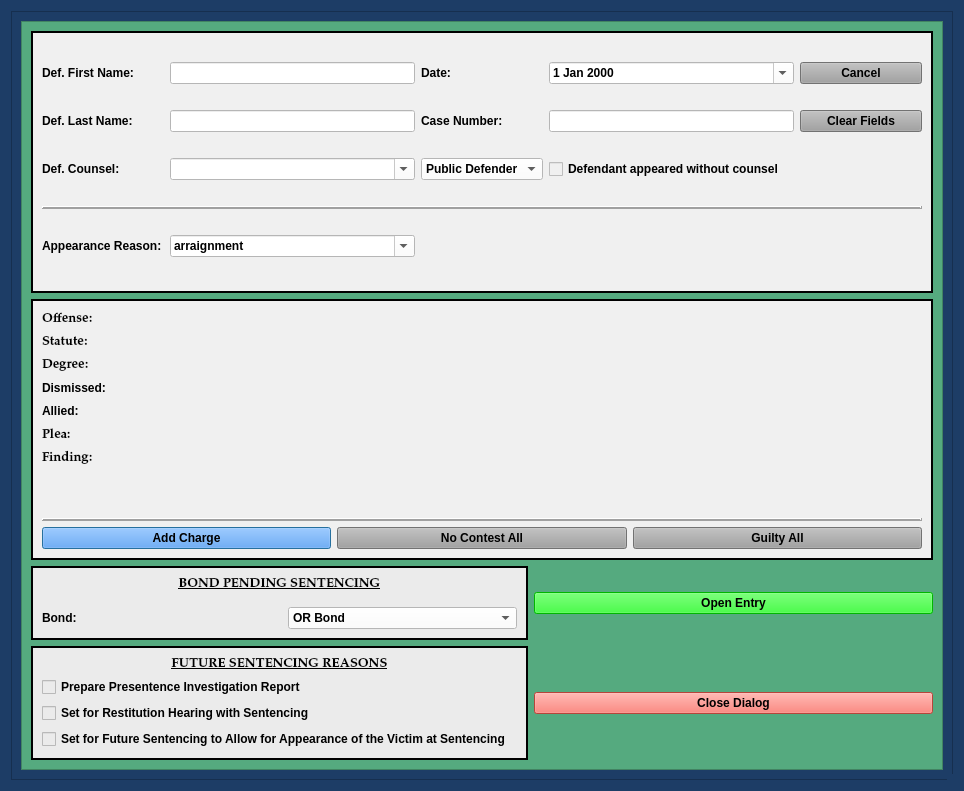
<?xml version="1.0" encoding="UTF-8"?>
<ui version="4.0">
 <class>PleaOnlyDialog</class>
 <widget class="QDialog" name="PleaOnlyDialog">
  <property name="windowModality">
   <enum>Qt::NonModal</enum>
  </property>
  <property name="geometry">
   <rect>
    <x>0</x>
    <y>0</y>
    <width>964</width>
    <height>791</height>
   </rect>
  </property>
  <property name="sizePolicy">
   <sizepolicy hsizetype="Preferred" vsizetype="Preferred">
    <horstretch>0</horstretch>
    <verstretch>0</verstretch>
   </sizepolicy>
  </property>
  <property name="minimumSize">
   <size>
    <width>0</width>
    <height>0</height>
   </size>
  </property>
  <property name="maximumSize">
   <size>
    <width>2500</width>
    <height>3500</height>
   </size>
  </property>
  <property name="palette">
   <palette>
    <active>
     <colorrole role="Button">
      <brush brushstyle="SolidPattern">
       <color alpha="255">
        <red>29</red>
        <green>61</green>
        <blue>102</blue>
       </color>
      </brush>
     </colorrole>
     <colorrole role="Base">
      <brush brushstyle="SolidPattern">
       <color alpha="255">
        <red>29</red>
        <green>61</green>
        <blue>102</blue>
       </color>
      </brush>
     </colorrole>
     <colorrole role="Window">
      <brush brushstyle="SolidPattern">
       <color alpha="255">
        <red>29</red>
        <green>61</green>
        <blue>102</blue>
       </color>
      </brush>
     </colorrole>
    </active>
    <inactive>
     <colorrole role="Button">
      <brush brushstyle="SolidPattern">
       <color alpha="255">
        <red>29</red>
        <green>61</green>
        <blue>102</blue>
       </color>
      </brush>
     </colorrole>
     <colorrole role="Base">
      <brush brushstyle="SolidPattern">
       <color alpha="255">
        <red>29</red>
        <green>61</green>
        <blue>102</blue>
       </color>
      </brush>
     </colorrole>
     <colorrole role="Window">
      <brush brushstyle="SolidPattern">
       <color alpha="255">
        <red>29</red>
        <green>61</green>
        <blue>102</blue>
       </color>
      </brush>
     </colorrole>
    </inactive>
    <disabled>
     <colorrole role="Button">
      <brush brushstyle="SolidPattern">
       <color alpha="255">
        <red>29</red>
        <green>61</green>
        <blue>102</blue>
       </color>
      </brush>
     </colorrole>
     <colorrole role="Base">
      <brush brushstyle="SolidPattern">
       <color alpha="255">
        <red>29</red>
        <green>61</green>
        <blue>102</blue>
       </color>
      </brush>
     </colorrole>
     <colorrole role="Window">
      <brush brushstyle="SolidPattern">
       <color alpha="255">
        <red>29</red>
        <green>61</green>
        <blue>102</blue>
       </color>
      </brush>
     </colorrole>
    </disabled>
   </palette>
  </property>
  <property name="font">
   <font>
    <family>Palatino Linotype</family>
    <pointsize>10</pointsize>
    <weight>75</weight>
    <italic>false</italic>
    <bold>true</bold>
   </font>
  </property>
  <property name="windowTitle">
   <string>Plea Future Sentencing Case Information</string>
  </property>
  <property name="toolTip">
   <string/>
  </property>
  <property name="styleSheet">
   <string notr="true">background-color: rgb(29, 61, 102);
font: 75 10pt &quot;Palatino Linotype&quot;;
font-weight: bold;</string>
  </property>
  <property name="sizeGripEnabled">
   <bool>true</bool>
  </property>
  <property name="modal">
   <bool>true</bool>
  </property>
  <layout class="QGridLayout" name="gridLayout_2">
   <item row="0" column="0">
    <widget class="QFrame" name="frame_4">
     <property name="styleSheet">
      <string notr="true">background-color: rgb(29, 61, 102);</string>
     </property>
     <property name="frameShape">
      <enum>QFrame::StyledPanel</enum>
     </property>
     <property name="frameShadow">
      <enum>QFrame::Raised</enum>
     </property>
     <layout class="QGridLayout" name="gridLayout_4">
      <item row="0" column="0">
       <widget class="QScrollArea" name="scrollArea">
        <property name="focusPolicy">
         <enum>Qt::NoFocus</enum>
        </property>
        <property name="styleSheet">
         <string notr="true">background-color: rgb(85, 170, 127);</string>
        </property>
        <property name="widgetResizable">
         <bool>true</bool>
        </property>
        <widget class="QWidget" name="scrollAreaWidgetContents">
         <property name="geometry">
          <rect>
           <x>0</x>
           <y>0</y>
           <width>924</width>
           <height>751</height>
          </rect>
         </property>
         <layout class="QGridLayout" name="gridLayout_8">
          <item row="2" column="1">
           <widget class="QPushButton" name="create_entry_Button">
            <property name="styleSheet">
             <string notr="true">background-color: rgb(0, 255, 0);
font: 75 11pt &quot;Palatino Linotype&quot;;
font-weight: bold;</string>
            </property>
            <property name="text">
             <string>Open Entry</string>
            </property>
            <property name="autoDefault">
             <bool>false</bool>
            </property>
           </widget>
          </item>
          <item row="0" column="0" colspan="2">
           <widget class="QFrame" name="case_name_Frame">
            <property name="sizePolicy">
             <sizepolicy hsizetype="Preferred" vsizetype="Preferred">
              <horstretch>0</horstretch>
              <verstretch>0</verstretch>
             </sizepolicy>
            </property>
            <property name="styleSheet">
             <string notr="true">background-color: rgb(240, 240, 240);</string>
            </property>
            <property name="frameShape">
             <enum>QFrame::Box</enum>
            </property>
            <property name="frameShadow">
             <enum>QFrame::Plain</enum>
            </property>
            <property name="lineWidth">
             <number>2</number>
            </property>
            <layout class="QGridLayout" name="gridLayout" columnstretch="1,2,1,2,1">
             <item row="0" column="0">
              <widget class="QLabel" name="label">
               <property name="text">
                <string>Def. First Name:</string>
               </property>
              </widget>
             </item>
             <item row="0" column="3">
              <widget class="NoScrollDateEdit" name="plea_trial_date">
               <property name="focusPolicy">
                <enum>Qt::NoFocus</enum>
               </property>
               <property name="styleSheet">
                <string notr="true">color: rgb(0, 0, 0);
background-color: rgb(255, 255, 255);</string>
               </property>
               <property name="calendarPopup">
                <bool>true</bool>
               </property>
              </widget>
             </item>
             <item row="0" column="1">
              <widget class="QLineEdit" name="defendant_first_name_lineEdit">
               <property name="styleSheet">
                <string notr="true">background-color: rgb(255, 255, 255);</string>
               </property>
              </widget>
             </item>
             <item row="2" column="1">
              <widget class="DefenseCounselComboBox" name="defense_counsel_name_box">
               <property name="styleSheet">
                <string notr="true">background-color: rgb(255, 255, 255);</string>
               </property>
               <property name="editable">
                <bool>true</bool>
               </property>
              </widget>
             </item>
             <item row="2" column="2">
              <widget class="NoScrollComboBox" name="defense_counsel_type_box">
               <property name="styleSheet">
                <string notr="true">background-color: rgb(255, 255, 255);</string>
               </property>
               <item>
                <property name="text">
                 <string>Public Defender</string>
                </property>
               </item>
               <item>
                <property name="text">
                 <string>Private Counsel</string>
                </property>
               </item>
              </widget>
             </item>
             <item row="2" column="3">
              <widget class="QCheckBox" name="defense_counsel_waived_checkBox">
               <property name="text">
                <string>Defendant appeared without counsel</string>
               </property>
              </widget>
             </item>
             <item row="1" column="1">
              <widget class="QLineEdit" name="defendant_last_name_lineEdit">
               <property name="enabled">
                <bool>true</bool>
               </property>
               <property name="styleSheet">
                <string notr="true">background-color: rgb(255, 255, 255);</string>
               </property>
              </widget>
             </item>
             <item row="0" column="4">
              <widget class="QPushButton" name="cancel_Button">
               <property name="focusPolicy">
                <enum>Qt::NoFocus</enum>
               </property>
               <property name="styleSheet">
                <string notr="true">background-color: rgb(160, 160, 160);</string>
               </property>
               <property name="text">
                <string>Cancel</string>
               </property>
              </widget>
             </item>
             <item row="0" column="2">
              <widget class="QLabel" name="label_26">
               <property name="text">
                <string>Date:</string>
               </property>
              </widget>
             </item>
             <item row="1" column="2">
              <widget class="QLabel" name="label_3">
               <property name="text">
                <string>Case Number:</string>
               </property>
              </widget>
             </item>
             <item row="1" column="4">
              <widget class="QPushButton" name="clear_fields_case_Button">
               <property name="focusPolicy">
                <enum>Qt::NoFocus</enum>
               </property>
               <property name="styleSheet">
                <string notr="true">background-color: rgb(160, 160, 160);</string>
               </property>
               <property name="text">
                <string>Clear Fields</string>
               </property>
              </widget>
             </item>
             <item row="1" column="0">
              <widget class="QLabel" name="label_2">
               <property name="text">
                <string>Def. Last Name:</string>
               </property>
              </widget>
             </item>
             <item row="4" column="0">
              <widget class="QLabel" name="label_11">
               <property name="text">
                <string>Appearance Reason:</string>
               </property>
              </widget>
             </item>
             <item row="1" column="3">
              <widget class="QLineEdit" name="case_number_lineEdit">
               <property name="maximumSize">
                <size>
                 <width>500</width>
                 <height>16777215</height>
                </size>
               </property>
               <property name="styleSheet">
                <string notr="true">background-color: rgb(255, 255, 255);</string>
               </property>
              </widget>
             </item>
             <item row="2" column="0">
              <widget class="QLabel" name="label_24">
               <property name="text">
                <string>Def. Counsel:</string>
               </property>
              </widget>
             </item>
             <item row="4" column="1">
              <widget class="NoScrollComboBox" name="appearance_reason_box">
               <property name="styleSheet">
                <string notr="true">background-color: rgb(255, 255, 255);</string>
               </property>
               <property name="editable">
                <bool>true</bool>
               </property>
               <item>
                <property name="text">
                 <string>arraignment</string>
                </property>
               </item>
               <item>
                <property name="text">
                 <string>a change of plea</string>
                </property>
               </item>
               <item>
                <property name="text">
                 <string>motion hearing</string>
                </property>
               </item>
               <item>
                <property name="text">
                 <string>warrant for failure to appear</string>
                </property>
               </item>
              </widget>
             </item>
             <item row="3" column="0" colspan="5">
              <widget class="Line" name="line_2">
               <property name="frameShadow">
                <enum>QFrame::Raised</enum>
               </property>
               <property name="lineWidth">
                <number>2</number>
               </property>
               <property name="orientation">
                <enum>Qt::Horizontal</enum>
               </property>
              </widget>
             </item>
            </layout>
           </widget>
          </item>
          <item row="2" column="0">
           <widget class="QFrame" name="frame_2">
            <property name="styleSheet">
             <string notr="true">background-color: rgb(235, 235, 235);</string>
            </property>
            <property name="frameShape">
             <enum>QFrame::Box</enum>
            </property>
            <property name="frameShadow">
             <enum>QFrame::Plain</enum>
            </property>
            <property name="lineWidth">
             <number>2</number>
            </property>
            <layout class="QGridLayout" name="gridLayout_7" rowstretch="0,0">
             <property name="spacing">
              <number>16</number>
             </property>
             <item row="1" column="1">
              <widget class="NoScrollComboBox" name="plea_only_bond_type_box">
               <property name="styleSheet">
                <string notr="true">background-color: rgb(255, 255, 255);</string>
               </property>
               <item>
                <property name="text">
                 <string>OR Bond</string>
                </property>
               </item>
               <item>
                <property name="text">
                 <string>Continue Existing Bond</string>
                </property>
               </item>
              </widget>
             </item>
             <item row="1" column="0">
              <widget class="QLabel" name="label_7">
               <property name="text">
                <string>Bond:</string>
               </property>
              </widget>
             </item>
             <item row="0" column="0" colspan="2">
              <widget class="QLabel" name="label_4">
               <property name="maximumSize">
                <size>
                 <width>16777215</width>
                 <height>250</height>
                </size>
               </property>
               <property name="font">
                <font>
                 <family>Palatino Linotype</family>
                 <pointsize>10</pointsize>
                 <weight>75</weight>
                 <italic>false</italic>
                 <bold>true</bold>
                 <underline>true</underline>
                </font>
               </property>
               <property name="text">
                <string>BOND PENDING SENTENCING</string>
               </property>
               <property name="alignment">
                <set>Qt::AlignCenter</set>
               </property>
              </widget>
             </item>
            </layout>
           </widget>
          </item>
          <item row="1" column="0" colspan="2">
           <widget class="QFrame" name="frame">
            <property name="sizePolicy">
             <sizepolicy hsizetype="Preferred" vsizetype="Preferred">
              <horstretch>0</horstretch>
              <verstretch>0</verstretch>
             </sizepolicy>
            </property>
            <property name="styleSheet">
             <string notr="true">background-color: rgb(240, 240, 240);</string>
            </property>
            <property name="frameShape">
             <enum>QFrame::Box</enum>
            </property>
            <property name="frameShadow">
             <enum>QFrame::Plain</enum>
            </property>
            <property name="lineWidth">
             <number>2</number>
            </property>
            <layout class="QVBoxLayout" name="verticalLayout_2">
             <item>
              <layout class="QGridLayout" name="gridLayout_3">
               <item row="2" column="1">
                <widget class="QPushButton" name="no_contest_all_Button">
                 <property name="sizePolicy">
                  <sizepolicy hsizetype="Preferred" vsizetype="Fixed">
                   <horstretch>0</horstretch>
                   <verstretch>0</verstretch>
                  </sizepolicy>
                 </property>
                 <property name="focusPolicy">
                  <enum>Qt::NoFocus</enum>
                 </property>
                 <property name="styleSheet">
                  <string notr="true">background-color: rgb(160, 160, 160);</string>
                 </property>
                 <property name="text">
                  <string>No Contest All</string>
                 </property>
                </widget>
               </item>
               <item row="0" column="0" colspan="3">
                <layout class="QGridLayout" name="charges_gridLayout">
                 <item row="0" column="0">
                  <widget class="QLabel" name="offense_label">
                   <property name="font">
                    <font>
                     <family>Palatino Linotype</family>
                     <pointsize>10</pointsize>
                     <weight>75</weight>
                     <italic>false</italic>
                     <bold>true</bold>
                    </font>
                   </property>
                   <property name="text">
                    <string>Offense:</string>
                   </property>
                   <property name="wordWrap">
                    <bool>true</bool>
                   </property>
                  </widget>
                 </item>
                 <item row="8" column="0">
                  <widget class="QLabel" name="label_6">
                   <property name="text">
                    <string/>
                   </property>
                  </widget>
                 </item>
                 <item row="7" column="0">
                  <widget class="QLabel" name="amend_row_label">
                   <property name="text">
                    <string/>
                   </property>
                  </widget>
                 </item>
                 <item row="3" column="0">
                  <widget class="QLabel" name="dismissed_label">
                   <property name="text">
                    <string>Dismissed:</string>
                   </property>
                  </widget>
                 </item>
                 <item row="2" column="0">
                  <widget class="QLabel" name="degree_label">
                   <property name="font">
                    <font>
                     <family>Palatino Linotype</family>
                     <pointsize>10</pointsize>
                     <weight>75</weight>
                     <italic>false</italic>
                     <bold>true</bold>
                    </font>
                   </property>
                   <property name="text">
                    <string>Degree:</string>
                   </property>
                  </widget>
                 </item>
                 <item row="6" column="0">
                  <widget class="QLabel" name="finding_label">
                   <property name="font">
                    <font>
                     <family>Palatino Linotype</family>
                     <pointsize>10</pointsize>
                     <weight>75</weight>
                     <italic>false</italic>
                     <bold>true</bold>
                    </font>
                   </property>
                   <property name="text">
                    <string>Finding:</string>
                   </property>
                  </widget>
                 </item>
                 <item row="1" column="0">
                  <widget class="QLabel" name="statute_label">
                   <property name="font">
                    <font>
                     <family>Palatino Linotype</family>
                     <pointsize>10</pointsize>
                     <weight>75</weight>
                     <italic>false</italic>
                     <bold>true</bold>
                    </font>
                   </property>
                   <property name="text">
                    <string>Statute:</string>
                   </property>
                  </widget>
                 </item>
                 <item row="5" column="0">
                  <widget class="QLabel" name="plea_label">
                   <property name="font">
                    <font>
                     <family>Palatino Linotype</family>
                     <pointsize>10</pointsize>
                     <weight>75</weight>
                     <italic>false</italic>
                     <bold>true</bold>
                    </font>
                   </property>
                   <property name="text">
                    <string>Plea:</string>
                   </property>
                  </widget>
                 </item>
                 <item row="4" column="0">
                  <widget class="QLabel" name="allied_label">
                   <property name="text">
                    <string>Allied:</string>
                   </property>
                  </widget>
                 </item>
                </layout>
               </item>
               <item row="2" column="2">
                <widget class="QPushButton" name="guilty_all_Button">
                 <property name="sizePolicy">
                  <sizepolicy hsizetype="Preferred" vsizetype="Fixed">
                   <horstretch>0</horstretch>
                   <verstretch>0</verstretch>
                  </sizepolicy>
                 </property>
                 <property name="focusPolicy">
                  <enum>Qt::NoFocus</enum>
                 </property>
                 <property name="styleSheet">
                  <string notr="true">background-color: rgb(160, 160, 160);</string>
                 </property>
                 <property name="text">
                  <string>Guilty All</string>
                 </property>
                </widget>
               </item>
               <item row="2" column="0">
                <widget class="QPushButton" name="add_charge_Button">
                 <property name="styleSheet">
                  <string notr="true">background-color: rgb(62, 146, 255)</string>
                 </property>
                 <property name="text">
                  <string>Add Charge</string>
                 </property>
                </widget>
               </item>
               <item row="1" column="0" colspan="3">
                <widget class="Line" name="line">
                 <property name="frameShadow">
                  <enum>QFrame::Raised</enum>
                 </property>
                 <property name="lineWidth">
                  <number>2</number>
                 </property>
                 <property name="orientation">
                  <enum>Qt::Horizontal</enum>
                 </property>
                </widget>
               </item>
              </layout>
             </item>
            </layout>
           </widget>
          </item>
          <item row="3" column="1">
           <widget class="QPushButton" name="close_dialog_Button">
            <property name="styleSheet">
             <string notr="true">background-color: rgb(255, 96, 82);
font: 75 11pt &quot;Palatino Linotype&quot;;
font-weight: bold;</string>
            </property>
            <property name="text">
             <string>Close Dialog</string>
            </property>
           </widget>
          </item>
          <item row="3" column="0">
           <widget class="QFrame" name="frame_5">
            <property name="styleSheet">
             <string notr="true">background-color: rgb(235, 235, 235);</string>
            </property>
            <property name="frameShape">
             <enum>QFrame::Box</enum>
            </property>
            <property name="frameShadow">
             <enum>QFrame::Plain</enum>
            </property>
            <property name="lineWidth">
             <number>2</number>
            </property>
            <layout class="QGridLayout" name="gridLayout_5">
             <item row="2" column="0">
              <widget class="QCheckBox" name="set_restitution_checkBox">
               <property name="text">
                <string>Set for Restitution Hearing with Sentencing</string>
               </property>
              </widget>
             </item>
             <item row="0" column="0" colspan="2">
              <widget class="QLabel" name="label_5">
               <property name="maximumSize">
                <size>
                 <width>16777215</width>
                 <height>50</height>
                </size>
               </property>
               <property name="font">
                <font>
                 <family>Palatino Linotype</family>
                 <pointsize>10</pointsize>
                 <weight>75</weight>
                 <italic>false</italic>
                 <bold>true</bold>
                 <underline>true</underline>
                </font>
               </property>
               <property name="text">
                <string>FUTURE SENTENCING REASONS</string>
               </property>
               <property name="alignment">
                <set>Qt::AlignCenter</set>
               </property>
              </widget>
             </item>
             <item row="1" column="0">
              <widget class="QCheckBox" name="prepare_psi_checkBox">
               <property name="text">
                <string>Prepare Presentence Investigation Report</string>
               </property>
              </widget>
             </item>
             <item row="3" column="0">
              <widget class="QCheckBox" name="victim_appearance_checkBox">
               <property name="text">
                <string>Set for Future Sentencing to Allow for Appearance of the Victim at Sentencing</string>
               </property>
              </widget>
             </item>
            </layout>
           </widget>
          </item>
         </layout>
        </widget>
       </widget>
      </item>
     </layout>
    </widget>
   </item>
  </layout>
 </widget>
 <customwidgets>
  <customwidget>
   <class>NoScrollDateEdit</class>
   <extends>QDateEdit</extends>
   <header>.custom_widgets</header>
  </customwidget>
  <customwidget>
   <class>NoScrollComboBox</class>
   <extends>QComboBox</extends>
   <header>.custom_widgets</header>
  </customwidget>
  <customwidget>
   <class>DefenseCounselComboBox</class>
   <extends>QComboBox</extends>
   <header>.custom_widgets</header>
  </customwidget>
 </customwidgets>
 <tabstops>
  <tabstop>defendant_first_name_lineEdit</tabstop>
  <tabstop>defendant_last_name_lineEdit</tabstop>
  <tabstop>case_number_lineEdit</tabstop>
 </tabstops>
 <resources/>
 <connections/>
 <slots>
  <slot>create_entry()</slot>
  <slot>continue_dialog()</slot>
  <slot>close_window()</slot>
  <slot>set_dialog()</slot>
  <slot>update_case_information()</slot>
  <slot>ovi_dialog()</slot>
  <slot>sentencing_dialog()</slot>
  <slot>proceed_to_sentencing()</slot>
  <slot>proceed_to_ovi()</slot>
  <slot>add_charge()</slot>
  <slot>set_statute()</slot>
  <slot>set_pay_date()</slot>
  <slot>amend_offense()</slot>
  <slot>set_offense()</slot>
  <slot>add_charge_to_view()</slot>
  <slot>delete_charge()</slot>
  <slot>delete_charge_from_view()</slot>
  <slot>close_event()</slot>
  <slot>set_fra_in_file()</slot>
  <slot>set_fra_in_court()</slot>
  <slot>start_add_conditions_dialog()</slot>
  <slot>start_amend_offense_dialog()</slot>
 </slots>
</ui>
